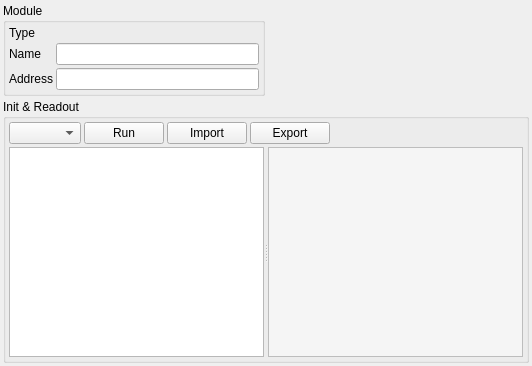
<?xml version="1.0" encoding="UTF-8"?>
<ui version="4.0">
 <class>ModuleConfigWidget</class>
 <widget class="QWidget" name="ModuleConfigWidget">
  <property name="geometry">
   <rect>
    <x>0</x>
    <y>0</y>
    <width>532</width>
    <height>366</height>
   </rect>
  </property>
  <property name="windowTitle">
   <string>Form</string>
  </property>
  <layout class="QGridLayout" name="gridLayout" rowstretch="0,1">
   <property name="leftMargin">
    <number>3</number>
   </property>
   <property name="topMargin">
    <number>3</number>
   </property>
   <property name="rightMargin">
    <number>3</number>
   </property>
   <property name="bottomMargin">
    <number>3</number>
   </property>
   <property name="spacing">
    <number>3</number>
   </property>
   <item row="0" column="1">
    <spacer name="horizontalSpacer">
     <property name="orientation">
      <enum>Qt::Horizontal</enum>
     </property>
     <property name="sizeHint" stdset="0">
      <size>
       <width>40</width>
       <height>20</height>
      </size>
     </property>
    </spacer>
   </item>
   <item row="1" column="0" colspan="2">
    <widget class="QGroupBox" name="groupBox">
     <property name="title">
      <string>Init &amp;&amp; Readout</string>
     </property>
     <layout class="QGridLayout" name="gridLayout_2">
      <property name="leftMargin">
       <number>3</number>
      </property>
      <property name="topMargin">
       <number>3</number>
      </property>
      <property name="rightMargin">
       <number>3</number>
      </property>
      <property name="bottomMargin">
       <number>3</number>
      </property>
      <property name="spacing">
       <number>3</number>
      </property>
      <item row="0" column="0">
       <layout class="QHBoxLayout" name="horizontalLayout">
        <property name="spacing">
         <number>3</number>
        </property>
        <item>
         <widget class="QComboBox" name="combo_listType"/>
        </item>
        <item>
         <widget class="QPushButton" name="pb_exec">
          <property name="text">
           <string>Run</string>
          </property>
         </widget>
        </item>
        <item>
         <widget class="QPushButton" name="pb_load">
          <property name="text">
           <string>Import</string>
          </property>
         </widget>
        </item>
        <item>
         <widget class="QPushButton" name="pb_save">
          <property name="text">
           <string>Export</string>
          </property>
         </widget>
        </item>
        <item>
         <spacer name="horizontalSpacer_2">
          <property name="orientation">
           <enum>Qt::Horizontal</enum>
          </property>
          <property name="sizeHint" stdset="0">
           <size>
            <width>40</width>
            <height>20</height>
           </size>
          </property>
         </spacer>
        </item>
       </layout>
      </item>
      <item row="1" column="0">
       <widget class="QSplitter" name="splitter">
        <property name="orientation">
         <enum>Qt::Horizontal</enum>
        </property>
        <widget class="QTextEdit" name="editor">
         <property name="font">
          <font>
           <family>Monospace</family>
           <pointsize>8</pointsize>
          </font>
         </property>
         <property name="acceptRichText">
          <bool>false</bool>
         </property>
        </widget>
        <widget class="QTextEdit" name="output">
         <property name="font">
          <font>
           <family>Monospace</family>
           <pointsize>8</pointsize>
          </font>
         </property>
         <property name="styleSheet">
          <string notr="true">background-color: rgb(245, 245, 245)</string>
         </property>
         <property name="readOnly">
          <bool>true</bool>
         </property>
         <property name="acceptRichText">
          <bool>false</bool>
         </property>
        </widget>
       </widget>
      </item>
     </layout>
    </widget>
   </item>
   <item row="0" column="0">
    <widget class="QGroupBox" name="gb_module">
     <property name="title">
      <string>Module</string>
     </property>
     <layout class="QFormLayout" name="formLayout">
      <property name="fieldGrowthPolicy">
       <enum>QFormLayout::AllNonFixedFieldsGrow</enum>
      </property>
      <property name="horizontalSpacing">
       <number>3</number>
      </property>
      <property name="verticalSpacing">
       <number>3</number>
      </property>
      <property name="leftMargin">
       <number>3</number>
      </property>
      <property name="topMargin">
       <number>3</number>
      </property>
      <property name="rightMargin">
       <number>3</number>
      </property>
      <property name="bottomMargin">
       <number>3</number>
      </property>
      <item row="0" column="0">
       <widget class="QLabel" name="label_4">
        <property name="text">
         <string>Type</string>
        </property>
       </widget>
      </item>
      <item row="0" column="1">
       <widget class="QLabel" name="label_type"/>
      </item>
      <item row="1" column="0">
       <widget class="QLabel" name="label">
        <property name="text">
         <string>Name</string>
        </property>
       </widget>
      </item>
      <item row="1" column="1">
       <widget class="QLineEdit" name="le_name"/>
      </item>
      <item row="2" column="0">
       <widget class="QLabel" name="label_2">
        <property name="text">
         <string>Address</string>
        </property>
       </widget>
      </item>
      <item row="2" column="1">
       <widget class="QLineEdit" name="le_address"/>
      </item>
     </layout>
    </widget>
   </item>
  </layout>
 </widget>
 <layoutdefault spacing="3" margin="6"/>
 <resources/>
 <connections/>
</ui>
